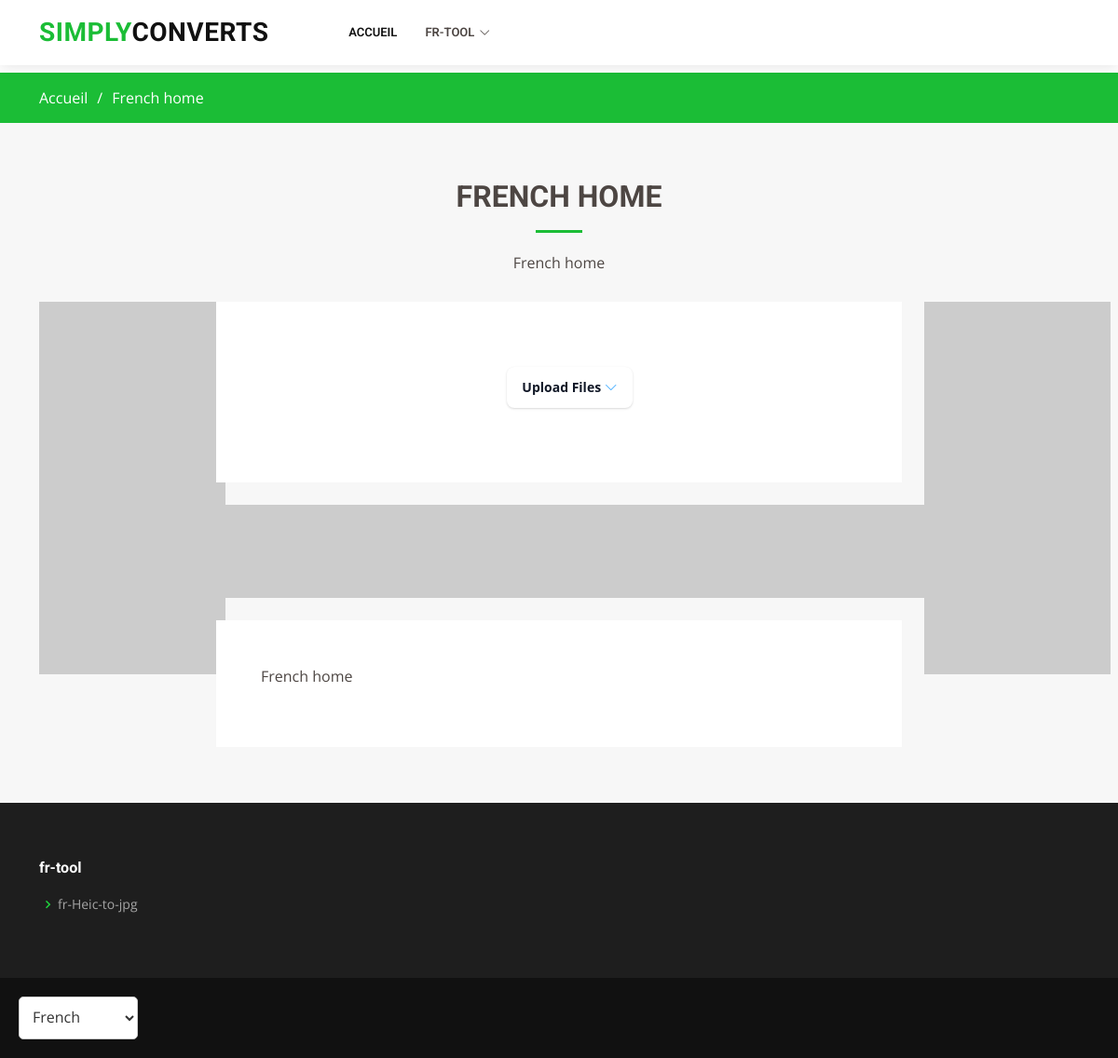
Screenshot of /fr/ with the database file from the repository.
### common/models.py (models this page shows, shortened)
class TranslationHeader(models.Model):
    header = models.ForeignKey(Header, on_delete=models.CASCADE, null=True)
    title = models.CharField(max_length=100)
    url = models.ForeignKey('Url', on_delete=models.SET_NULL, null=True, blank=True)
    lng = models.CharField(max_length=10, choices=settings.LANGUAGES, null=True)
    def is_subheader(self):
        check = SubHeader.objects.filter(translation_header_id=self.id).exists()
        return check
    def get_subheader(self):
        check = SubHeader.objects.filter(translation_header_id=self.id)
        return check

class TranslationFooter(models.Model):
    footer = models.ForeignKey(Footer, on_delete=models.CASCADE, null=True)
    title = models.CharField(max_length=100)
    lng = models.CharField(max_length=10, choices=settings.LANGUAGES, null=True)
    def is_subfooter(self):
        check = SubFooter.objects.filter(translation_footer_id=self.id).exists()
        return check
    def get_subfooter(self):
        check = SubFooter.objects.filter(translation_footer_id=self.id)
        return check

class SubFooter(models.Model):
    translation_footer = models.ForeignKey(TranslationFooter, on_delete=models.CASCADE, null=True)
    title = models.CharField(max_length=100, null=True)
    url = models.ForeignKey('Url', on_delete=models.SET_NULL, null=True)

### tool/models.py (models this page shows, shortened)
class ToolPageTranslation(models.Model):
    tool_page = models.ForeignKey('ToolPage', related_name='translations', on_delete=models.CASCADE, null=True)
    language = models.CharField(max_length=10, choices=settings.LANGUAGES, null=True)
    short_desc = models.TextField(max_length=100, null=True)
    title = models.CharField(max_length=500, null=True)
    description = HTMLField()
    url=models.ForeignKey('common.Url', on_delete=models.SET_NULL, null=True)
    meta_title = models.CharField(max_length=255, null=True, blank=True)
    meta_description = models.CharField(max_length=255, null=True, blank=True)
    meta_keywords = models.CharField(max_length=255, null=True, blank=True)
    og_title = models.CharField(max_length=255, null=True, blank=True)
    og_description = models.CharField(max_length=255, null=True, blank=True)
    og_image = models.URLField(null=True, blank=True)
    og_url = models.URLField(null=True, blank=True)
    og_type = models.CharField(max_length=50, null=True, blank=True, default='website')
    twitter_card = models.CharField(max_length=50, null=True, blank=True, default='summary')
    twitter_title = models.CharField(max_length=255, null=True, blank=True)
    twitter_description = models.CharField(max_length=255, null=True, blank=True)
    twitter_image = models.URLField(null=True, blank=True)
    class Meta:
        unique_together = (('tool_page', 'language'),)

### home/views.py (the view)
# urls.py: path('', include('home.urls')),
def home(request, lng=None):
    tool_page = ToolPage.objects.get(tool='Home')
    if lng is None:
        lng = request.session.get('lng_code', 'en')
    else:
        request.session['lng_code'] = lng
    print('hello')
    context = {
        'page_data': get_object_or_404(ToolPageTranslation, tool_page_id=tool_page.id, language=lng)
    }
    return render(request, 'home.html', context)

### common/models.py (called while the page is built)
    def __str__(self) -> str:
        return self.url

### template/home.html (shortened to what this page needs)
{% extends 'base/base.html' %}
{% block content %}
{% include 'base/breadcrumb.html' with title=page_data.title %}
<section id="services" class="services section-bg">
    <div class="container" data-aos="fade-up">
        <div class="section-title" data-aos="fade-up">
            <h2>{{ page_data.title }}</h2>
            <p>{{ page_data.short_desc }}</p>
        </div>
        <div class="row">
            <div class="col-md-2">
                <img src="https://dummyimage.com/200x400/d5d5d5/000.png&text=Ads" />
            </div>
            <div class="col-md-8" data-aos="zoom-in" data-aos-delay="100" style="min-height:320px;">
                <div class="icon-box iconbox-blue">
                    <nav class="navbar flex-grow-1 ">
                        <button id="file-upload-button" class="margin-left-card file-upload-button dropdown justify-content-center align-items-center"
                            role="button"><span id="file-upload-button-text">Upload Files</span>
                            <i class="bi bi-chevron-down"></i></a>
                        </button>
                    </nav>
                </div>
                <img class="mt-4" src="https://dummyimage.com/850x100/d5d5d5/000.png&text=Ads" />
                <div class="iconbox-blue p-5 mt-4" style="background-color: #fff;">
                    {{ page_data.description | safe}}
                </div>
            </div>
            <div class="col-md-2">
                <img src="https://dummyimage.com/200x400/d5d5d5/000.png&text=Ads" />
            </div>
        </div>
    </div>
</section>
{% endblock %}

### template/base/header.html (shortened to what this page needs)
<header id="header" class="fixed-top">
  <div class="container d-flex align-items-center">
    <h2 class="logo me-auto" style="margin-right: 20px;"><a href="/"><span>Simply</span>Converts</a></h2>
    <nav id="navbar" class="navbar flex-grow-1" style="padding-left: 5%;">
      <ul>
<li><a href="/" class="">{{button.home}}</a></li>
          {% for header in headers %}
              {% if header.is_subheader %}
                  <li class="dropdown"><a ><span>{{ header.title}}</span> <i class="bi bi-chevron-down"></i></a>
                  </li>
              {% else %}
                  <li><a href="{{ header.url }}" class="">{{header.title}}</a></li>
              {% endif %}
          {% endfor %}
      </ul>
  </nav>
  </div>
</header>

### template/base/breadcrumb.html
<section id="breadcrumbs" class="breadcrumbs">
    <div class="container">
      <div class="d-flex justify-content-between align-items-center">
        <ol>
          <li><a href="{% url 'home' %}">{{button.home}}</a></li>
          <li>{{ title }}</li>
        </ol>
      </div>
    </div>
  </section>

### template/base/footer.html (shortened to what this page needs)
<footer id="footer">
    <div class="footer-top">
      <div class="container">
        <div class="row">
          {% for footer in footers %}
            {% if footer.is_subfooter %}
          <div class="col-lg-2 col-md-6 footer-links">
            <h4>{{ footer.title}}</h4>
            <ul>
              {% for subfooter in footer.get_subfooter %}
                <li><i class="bx bx-chevron-right"></i> <a href="/{{ subfooter.url}}">{{subfooter.title}}</a></li>
              {% endfor %}
            </ul>
          </div>
          {% else %}
                    <li><a class="">{{footer.title}}</a></li>
                {% endif %}
          {% endfor %}
        </div>
      </div>
    </div>
    <div class="language-select-container">
      <select id="language-select" onchange="changeLanguage(this)" class="language-select">
        {% for single_lng in languages_list %}
          <option value="{{ single_lng.code }}" {% if single_lng.code == selected_lng %}selected{% endif %}>
            {{ single_lng.name }}
          </option>
        {% endfor %}
      </select>
    </div>
  </footer>

### static/css/style.css (style rules this page uses)
body { font-family: "Open Sans", sans-serif; color: #4d4643; }
a { color: #1bbd36; text-decoration: none; }
h1, h2, h3, h4, h5, h6 { font-family: "Roboto", sans-serif; }
#header { background: #fff; transition: all 0.5s; z-index: 997; padding: 15px 0; box-shadow: 0px 2px 15px rgba(0, 0, 0, 0.1); }
#header .logo { font-size: 28px; margin: 0; padding: 0; line-height: 1; font-weight: 700; letter-spacing: 0.5px; text-transform: uppercase; }
#header .logo a { color: #111; }
#header .logo a span { color: #1bbd36; }
.navbar { padding: 0; }
.navbar ul { margin: 0; padding: 0; display: flex; list-style: none; align-items: center; }
.navbar li { position: relative; }
.navbar a, .navbar a:focus { display: flex; align-items: center; justify-content: space-between; padding: 10px 0 10px 30px; font-family: "Roboto", sans-serif; font-size: 13px; font-weight: 600; color: #111; white-space: nowrap; text-transform: uppercase; transition: 0.3s; }
.navbar a i, .navbar a:focus i { font-size: 12px; line-height: 0; margin-left: 5px; }
section { padding: 60px 0; overflow: hidden; }
.section-bg { background-color: #f7f7f7; }
.section-title { text-align: center; padding-bottom: 30px; }
.section-title h2 { font-size: 32px; font-weight: bold; text-transform: uppercase; margin-bottom: 20px; padding-bottom: 20px; position: relative; }
.section-title h2::after { content: ""; position: absolute; display: block; width: 50px; height: 3px; background: #1bbd36; bottom: 0; left: calc(50% - 25px); }
.section-title p { margin-bottom: 0; }
.breadcrumbs { padding: 15px 0; background: #1bbd36; min-height: 40px; margin-top: 78px; }
.breadcrumbs ol { display: flex; flex-wrap: wrap; list-style: none; padding: 0; margin: 0; color: #fff; }
.breadcrumbs ol a { color: #fff; }
.breadcrumbs ol li+li { padding-left: 10px; }
.breadcrumbs ol li+li::before { display: inline-block; padding-right: 10px; color: #fff; content: "/"; }
.services .icon-box { text-align: center; padding: 70px 20px 80px 20px; transition: all ease-in-out 0.3s; background: #fff; }
.services .iconbox-blue i { color: #47aeff; }
#footer { color: #fff; font-size: 14px; background: #111; }
#footer .footer-top { padding: 60px 0 30px 0; background: #1e1e1e; }
#footer .footer-top h4 { font-size: 16px; font-weight: bold; color: #fff; position: relative; padding-bottom: 12px; }
#footer .footer-top .footer-links { margin-bottom: 30px; }
#footer .footer-top .footer-links ul { list-style: none; padding: 0; margin: 0; }
#footer .footer-top .footer-links ul i { padding-right: 2px; color: #1ed33c; font-size: 18px; line-height: 1; }
#footer .footer-top .footer-links ul li { padding: 10px 0; display: flex; align-items: center; }
#footer .footer-top .footer-links ul li:first-child { padding-top: 0; }
#footer .footer-top .footer-links ul a { color: rgba(255, 255, 255, 0.6); transition: 0.3s; display: inline-block; line-height: 1; }

### template/base/css.html (style rules this page uses)
.file-upload-button { background-color: #ffffff; border: 0; border-radius: 0.5rem; box-sizing: border-box; color: #111827; font-family: "Inter var", ui-sans-serif, system-ui, -apple-system, system-ui, "Segoe UI", Roboto, "Helvetica Neue", Arial, "Noto Sans", sans-serif, "Apple Color Emoji", "Segoe UI Emoji", "Segoe UI Symbol", "Noto Color Emoji"; font-size: 0.875rem; font-weight: 600; line-height: 1.25rem; padding: 0.75rem 1rem; text-align: center; text-decoration: none #d1d5db solid; text-decoration-thickness: auto; box-shadow: 0 1px 3px 0 rgba(0, 0, 0, 0.1), 0 1px 2px 0 rgba(0, 0, 0, 0.06); cursor: pointer; user-select: none; -webkit-user-select: none; touch-action: manipulation; }
.margin-left-card { margin-left: 42%; }

### template/base/footer.html (style rules this page uses)
.language-select { padding: 10px; border: 1px solid #ccc; border-radius: 5px; background-color: #fff; font-size: 16px; color: #333; }
.language-select-container { padding: 20px; }

### rows the page displays
TranslationHeader: title "FR-TOOL"
ToolPageTranslation: title "French home", title "FRENCH HOME", short_desc "French home", description "French home"
TranslationFooter: title "fr-tool"
SubFooter: title "fr-Heic-to-jpg"

### other values shown
{{ button.home }} "ACCUEIL"
{{ button.home }} "Accueil"
form field value "French"
